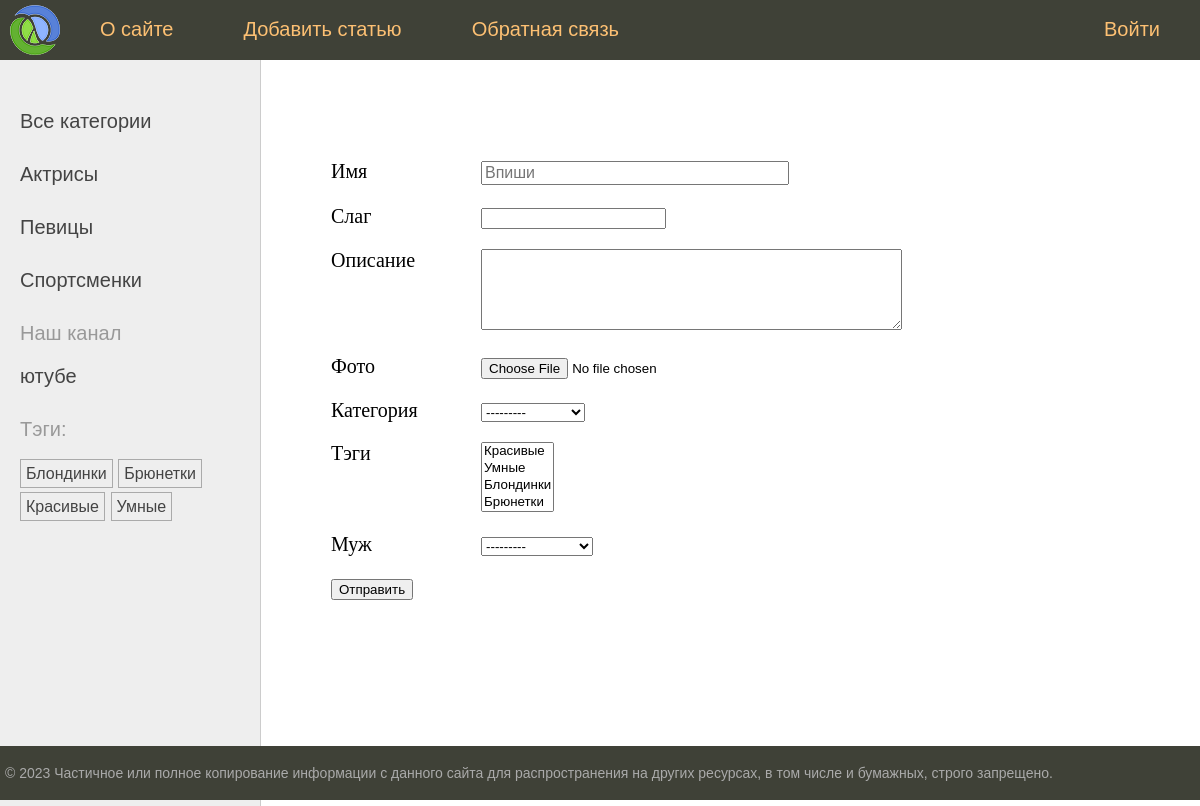
The app's page /add_page with its own data.
### women/models.py (models this page shows)
class Category(models.Model):
    name = models.CharField(max_length=255, db_index=True, verbose_name='Категория')
    slug = models.SlugField(max_length=255, unique=True, db_index=True, verbose_name='Слаг')
    class Meta:
        verbose_name = 'Категория'
        verbose_name_plural = 'Категории'
    def __str__(self):
        return self.name
    def get_absolute_url(self):
        return reverse('category', kwargs={'cat_slug': self.slug})

class TagPost(models.Model):
    tag = models.CharField(max_length=255, db_index=True)
    slug = models.SlugField(max_length=255, unique=True, db_index=True)
    class Meta:
        verbose_name = 'Тэг'
        verbose_name_plural = 'Тэги'
    def __str__(self):
        return self.tag
    def get_absolute_url(self):
        return reverse('tag', kwargs={'tag_slug': self.slug})

### women/views.py (the view, shortened to what this page needs)
# urls.py: path('add_page', views.AddPost.as_view(), name='add_page'),
class AddPost(View):
    def get(self, request, *args, **kwargs):
        form = AddPostForm()
        data = {'menu': menu,
                'title': 'Добавить страницу',
                'form': form}
        return render(request, 'women/addpage.html', context=data)

### women/forms.py (shortened to what this page needs)
class AddPostForm(forms.ModelForm):
    title = forms.CharField(widget=forms.TextInput(attrs={'class': 'form-input', 'placeholder': 'Впиши'}),
                            error_messages={'required': 'Без заголовка - никак', 'min_length': 'Слишком короткий заголовок'},
                            label='Имя')
    content = forms.CharField(widget=forms.Textarea(attrs={'cols': 50, 'rows': 5}), required=False, label='Описание')
    class Meta:
        model = Women
        fields = ['title', 'slug', 'content', 'photo', 'cat', 'tags', 'husband']

### women/models.py (called while the page is built)
    def __str__(self):
        return self.name

### women/templatetags/women_tags.py (called while the page is built)
@register.inclusion_tag("women/list_categories.html")
def show_categories(cat_selected=0):
    categories = Category.objects.annotate(total_posts=Count('posts_cat')).filter(total_posts__gt=0)
    return {
        "catselected": cat_selected,
        "cats": categories
    }

@register.inclusion_tag("women/list_tags.html")
def show_all_tag():
    return {"tags": TagPost.objects.annotate(total_posts=Count('posts_tag')).filter(total_posts__gt=0)}

### women/templates/women/addpage.html (shortened to what this page needs)
{% extends 'base.html' %}
{% block content %}
    <form action="" method="post" enctype="multipart/form-data">
        {% for f in form %}
            <p><label class="form-label"
                      for="{{ f.id_for_label }}">{{ f.label }}</label>{{ f }}</p>
        {% endfor %}
        <p>
            <button type="submit">Отправить</button>
        </p>
    </form>
{% endblock %}

### women/templates/women/list_categories.html
{% for cat in cats %}
    {% if catselected == cat.slug %}
        <li class="selected">{{ cat.name }}</li>
    {% else %}
        <li><a href="{{ cat.get_absolute_url }}">{{ cat.name }}</a></li>
    {% endif %}
{% endfor %}

### women/templates/women/list_tags.html
{% if tags %}
    <p>Тэги:</p>
    <ul class="tags-list">
        {% for t in tags %}
            <li><a href="{{ t.get_absolute_url }}">{{ t.tag }}</a></li>
        {% endfor %}
    </ul>
{% endif %}

### records on screen
Category: name "Актрисы"
Category: name "Певицы"
Category: name "Спортсменки"
TagPost: tag "Блондинки"
TagPost: tag "Брюнетки"
TagPost: tag "Красивые"
TagPost: tag "Умные"

### other values on screen
{{ m.title }} "О сайте" "Добавить статью" "Обратная связь" "Войти"
{{ f.label }} "Имя" "Слаг" "Описание" "Фото" "Категория" "Тэги" "Муж"
